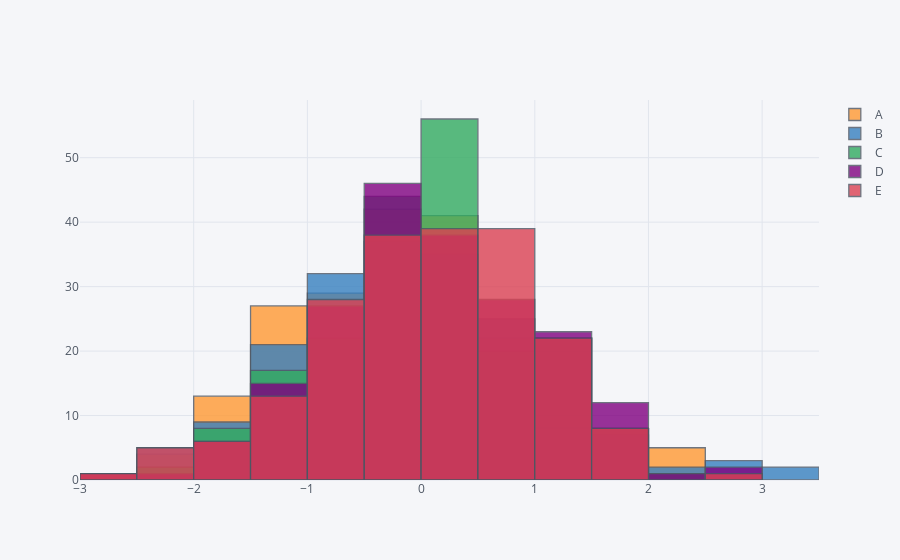

The notebook cell this image was saved under:
### Markdown cell above
Compare columns

### Code cell
df1.iplot(kind='hist')

### Figure 1 — Plotly figure (JSON) as saved in the notebook; plotly's stock layout.template omitted (floating-point values rounded to 4 significant figures; data arrays with more than 128 entries replaced by an {"elided": "..."} marker saying what was removed)
{"data": [{"histfunc": "count", "histnorm": "", "marker": {"color": "rgba(255, 153, 51, 1.0)", "line": {"color": "#4D5663", "width": 1.3}}, "name": "A", "opacity": 0.8, "orientation": "v", "type": "histogram", "x": {"elided": "200 float values"}}, {"histfunc": "count", "histnorm": "", "marker": {"color": "rgba(55, 128, 191, 1.0)", "line": {"color": "#4D5663", "width": 1.3}}, "name": "B", "opacity": 0.8, "orientation": "v", "type": "histogram", "x": {"elided": "200 float values"}}, {"histfunc": "count", "histnorm": "", "marker": {"color": "rgba(50, 171, 96, 1.0)", "line": {"color": "#4D5663", "width": 1.3}}, "name": "C", "opacity": 0.8, "orientation": "v", "type": "histogram", "x": {"elided": "200 float values"}}, {"histfunc": "count", "histnorm": "", "marker": {"color": "rgba(128, 0, 128, 1.0)", "line": {"color": "#4D5663", "width": 1.3}}, "name": "D", "opacity": 0.8, "orientation": "v", "type": "histogram", "x": {"elided": "200 float values"}}, {"histfunc": "count", "histnorm": "", "marker": {"color": "rgba(219, 64, 82, 1.0)", "line": {"color": "#4D5663", "width": 1.3}}, "name": "E", "opacity": 0.8, "orientation": "v", "type": "histogram", "x": {"elided": "200 float values"}}], "layout": {"barmode": "overlay", "legend": {"bgcolor": "#F5F6F9", "font": {"color": "#4D5663"}}, "paper_bgcolor": "#F5F6F9", "plot_bgcolor": "#F5F6F9", "titlefont": {"color": "#4D5663"}, "xaxis1": {"gridcolor": "#E1E5ED", "showgrid": true, "tickfont": {"color": "#4D5663"}, "title": "", "titlefont": {"color": "#4D5663"}, "zerolinecolor": "#E1E5ED"}, "yaxis1": {"gridcolor": "#E1E5ED", "showgrid": true, "tickfont": {"color": "#4D5663"}, "title": "", "titlefont": {"color": "#4D5663"}, "zerolinecolor": "#E1E5ED"}}}
